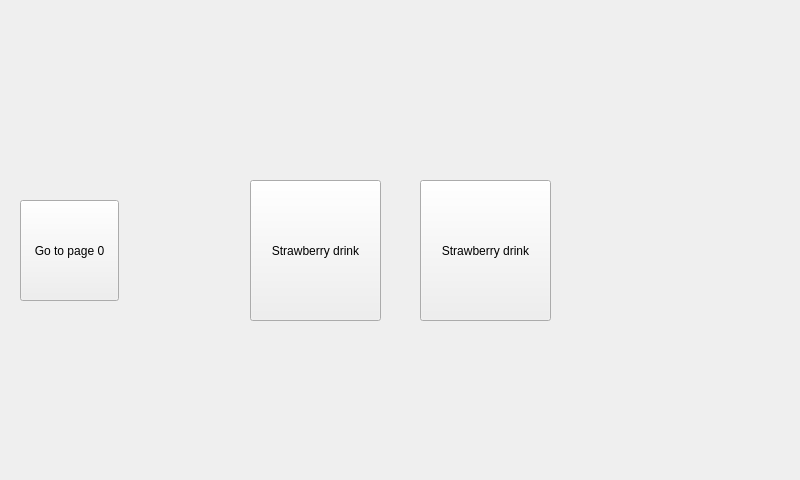
<?xml version="1.0" encoding="UTF-8"?>
<ui version="4.0">
 <class>MainWindow</class>
 <widget class="QMainWindow" name="MainWindow">
  <property name="geometry">
   <rect>
    <x>0</x>
    <y>0</y>
    <width>800</width>
    <height>480</height>
   </rect>
  </property>
  <property name="windowTitle">
   <string>MainWindow</string>
  </property>
  <widget class="QWidget" name="centralwidget">
   <layout class="QGridLayout" name="gridLayout">
    <property name="leftMargin">
     <number>0</number>
    </property>
    <property name="topMargin">
     <number>0</number>
    </property>
    <property name="rightMargin">
     <number>0</number>
    </property>
    <property name="bottomMargin">
     <number>0</number>
    </property>
    <property name="spacing">
     <number>0</number>
    </property>
    <item row="0" column="0">
     <widget class="QStackedWidget" name="stackedWidget">
      <property name="currentIndex">
       <number>2</number>
      </property>
      <widget class="QWidget" name="page_5">
       <property name="minimumSize">
        <size>
         <width>782</width>
         <height>0</height>
        </size>
       </property>
       <widget class="QProgressBar" name="progressBar">
        <property name="geometry">
         <rect>
          <x>10</x>
          <y>0</y>
          <width>956</width>
          <height>25</height>
         </rect>
        </property>
        <property name="value">
         <number>0</number>
        </property>
       </widget>
       <widget class="QTabWidget" name="tabWidget">
        <property name="geometry">
         <rect>
          <x>10</x>
          <y>40</y>
          <width>962</width>
          <height>355</height>
         </rect>
        </property>
        <property name="currentIndex">
         <number>0</number>
        </property>
        <widget class="QWidget" name="tab">
         <attribute name="title">
          <string>Tab 1</string>
         </attribute>
         <layout class="QGridLayout" name="gridLayout_2">
          <item row="3" column="1" colspan="2">
           <widget class="QLabel" name="label_recipeName">
            <property name="font">
             <font>
              <weight>75</weight>
              <bold>true</bold>
             </font>
            </property>
            <property name="text">
             <string>Default</string>
            </property>
           </widget>
          </item>
          <item row="0" column="1">
           <widget class="QLabel" name="label_2">
            <property name="font">
             <font>
              <pointsize>14</pointsize>
              <weight>75</weight>
              <bold>true</bold>
             </font>
            </property>
            <property name="text">
             <string>RECIPE EDITOR</string>
            </property>
            <property name="alignment">
             <set>Qt::AlignCenter</set>
            </property>
           </widget>
          </item>
          <item row="7" column="0" colspan="3">
           <widget class="QScrollArea" name="scrollArea">
            <property name="widgetResizable">
             <bool>true</bool>
            </property>
            <widget class="QWidget" name="scrollAreaWidgetContents">
             <property name="geometry">
              <rect>
               <x>0</x>
               <y>0</y>
               <width>16</width>
               <height>16</height>
              </rect>
             </property>
             <property name="sizePolicy">
              <sizepolicy hsizetype="Maximum" vsizetype="Maximum">
               <horstretch>0</horstretch>
               <verstretch>0</verstretch>
              </sizepolicy>
             </property>
            </widget>
           </widget>
          </item>
          <item row="0" column="2">
           <widget class="QPushButton" name="pushButton_next">
            <property name="text">
             <string>Next Recipe</string>
            </property>
           </widget>
          </item>
          <item row="3" column="0">
           <widget class="QLabel" name="label_3">
            <property name="font">
             <font>
              <pointsize>14</pointsize>
              <weight>75</weight>
              <bold>true</bold>
             </font>
            </property>
            <property name="text">
             <string>RECIPE NAME: </string>
            </property>
            <property name="alignment">
             <set>Qt::AlignCenter</set>
            </property>
           </widget>
          </item>
          <item row="4" column="1">
           <widget class="QSpinBox" name="spinBox">
            <property name="correctionMode">
             <enum>QAbstractSpinBox::CorrectToNearestValue</enum>
            </property>
            <property name="maximum">
             <number>120000</number>
            </property>
           </widget>
          </item>
          <item row="0" column="0">
           <widget class="QPushButton" name="pushButton_prev">
            <property name="text">
             <string>Previuos Recipe</string>
            </property>
           </widget>
          </item>
          <item row="4" column="0">
           <widget class="QLabel" name="label">
            <property name="text">
             <string>Total Time for recipe (millisec):</string>
            </property>
            <property name="alignment">
             <set>Qt::AlignRight|Qt::AlignTrailing|Qt::AlignVCenter</set>
            </property>
           </widget>
          </item>
          <item row="1" column="0" colspan="3">
           <widget class="QPushButton" name="pushButton_create">
            <property name="text">
             <string>Create New Recipe</string>
            </property>
           </widget>
          </item>
         </layout>
        </widget>
        <widget class="QWidget" name="tab_2">
         <attribute name="title">
          <string>Tab 2</string>
         </attribute>
         <layout class="QGridLayout" name="gridLayout_4">
          <item row="0" column="0" colspan="4">
           <widget class="QScrollArea" name="scrollArea_2">
            <property name="widgetResizable">
             <bool>true</bool>
            </property>
            <widget class="QWidget" name="scrollAreaWidgetContents_2">
             <property name="geometry">
              <rect>
               <x>0</x>
               <y>0</y>
               <width>783</width>
               <height>301</height>
              </rect>
             </property>
             <layout class="QGridLayout" name="gridLayout_5">
              <item row="10" column="1">
               <widget class="QLabel" name="label_6">
                <property name="text">
                 <string>Addr</string>
                </property>
               </widget>
              </item>
              <item row="2" column="4">
               <widget class="QLabel" name="label_input">
                <property name="minimumSize">
                 <size>
                  <width>20</width>
                  <height>20</height>
                 </size>
                </property>
                <property name="maximumSize">
                 <size>
                  <width>20</width>
                  <height>20</height>
                 </size>
                </property>
                <property name="frameShape">
                 <enum>QFrame::Box</enum>
                </property>
                <property name="text">
                 <string>Input</string>
                </property>
                <property name="scaledContents">
                 <bool>true</bool>
                </property>
               </widget>
              </item>
              <item row="8" column="0">
               <widget class="QPushButton" name="pushButton_READ_EEPROM_SET">
                <property name="text">
                 <string>Send_READ_EEPROM_SET_ADDR</string>
                </property>
               </widget>
              </item>
              <item row="9" column="1" colspan="6">
               <widget class="QLineEdit" name="lineEdit_eeprom_get_data">
                <property name="enabled">
                 <bool>true</bool>
                </property>
               </widget>
              </item>
              <item row="8" column="2">
               <widget class="QSpinBox" name="spinBox_addr_to_read">
                <property name="maximum">
                 <number>65535</number>
                </property>
                <property name="displayIntegerBase">
                 <number>16</number>
                </property>
               </widget>
              </item>
              <item row="3" column="0">
               <widget class="QLabel" name="label_9">
                <property name="text">
                 <string>Work</string>
                </property>
               </widget>
              </item>
              <item row="4" column="1" colspan="6">
               <widget class="QLineEdit" name="lineEdit_diagnostic"/>
              </item>
              <item row="10" column="0">
               <widget class="QPushButton" name="pushButton_WRITE_EEPROM">
                <property name="text">
                 <string>Send_WRITE_EEPROM</string>
                </property>
               </widget>
              </item>
              <item row="10" column="6">
               <widget class="QSpinBox" name="spinBox_data">
                <property name="maximumSize">
                 <size>
                  <width>110</width>
                  <height>16777215</height>
                 </size>
                </property>
                <property name="maximum">
                 <number>255</number>
                </property>
                <property name="displayIntegerBase">
                 <number>16</number>
                </property>
               </widget>
              </item>
              <item row="2" column="0">
               <widget class="QCheckBox" name="checkBox_output">
                <property name="text">
                 <string>PIN_30_WRITE</string>
                </property>
               </widget>
              </item>
              <item row="5" column="0">
               <widget class="QPushButton" name="pushButton_version">
                <property name="text">
                 <string>Send_VERSION</string>
                </property>
               </widget>
              </item>
              <item row="5" column="1" colspan="6">
               <widget class="QLineEdit" name="lineEdit_version"/>
              </item>
              <item row="8" column="1">
               <widget class="QLabel" name="label_8">
                <property name="text">
                 <string>Addr</string>
                </property>
               </widget>
              </item>
              <item row="10" column="2">
               <widget class="QSpinBox" name="spinBox_addr_to_write">
                <property name="maximum">
                 <number>65535</number>
                </property>
                <property name="displayIntegerBase">
                 <number>16</number>
                </property>
               </widget>
              </item>
              <item row="1" column="0" colspan="7">
               <layout class="QHBoxLayout" name="horizontalLayout_2">
                <item>
                 <widget class="QCheckBox" name="checkBox_LED_0">
                  <property name="text">
                   <string>LED0</string>
                  </property>
                 </widget>
                </item>
                <item>
                 <widget class="QCheckBox" name="checkBox_LED_1">
                  <property name="text">
                   <string>LED1</string>
                  </property>
                 </widget>
                </item>
                <item>
                 <widget class="QCheckBox" name="checkBox_LED_2">
                  <property name="text">
                   <string>LED2</string>
                  </property>
                 </widget>
                </item>
                <item>
                 <widget class="QCheckBox" name="checkBox_LED_3">
                  <property name="text">
                   <string>LED3</string>
                  </property>
                 </widget>
                </item>
                <item>
                 <widget class="QCheckBox" name="checkBox_LED_4">
                  <property name="text">
                   <string>LED4</string>
                  </property>
                 </widget>
                </item>
                <item>
                 <widget class="QCheckBox" name="checkBox_LED_5">
                  <property name="text">
                   <string>LED5</string>
                  </property>
                 </widget>
                </item>
                <item>
                 <widget class="QCheckBox" name="checkBox_LED_6">
                  <property name="text">
                   <string>LED6</string>
                  </property>
                 </widget>
                </item>
                <item>
                 <widget class="QCheckBox" name="checkBox_LED_7">
                  <property name="text">
                   <string>LED7</string>
                  </property>
                 </widget>
                </item>
                <item>
                 <widget class="QCheckBox" name="checkBox_LED_CupWhite">
                  <property name="text">
                   <string>CupWhite</string>
                  </property>
                 </widget>
                </item>
                <item>
                 <widget class="QCheckBox" name="checkBox_LED_CupRed">
                  <property name="text">
                   <string>CupRed</string>
                  </property>
                 </widget>
                </item>
               </layout>
              </item>
              <item row="4" column="0">
               <widget class="QLabel" name="label_5">
                <property name="text">
                 <string>Diagnostic</string>
                </property>
               </widget>
              </item>
              <item row="9" column="0">
               <widget class="QPushButton" name="pushButton_READ_EEPROM_GET">
                <property name="text">
                 <string>Send_READ_EEPROM_GET_DATA</string>
                </property>
               </widget>
              </item>
              <item row="10" column="4">
               <widget class="QLabel" name="label_7">
                <property name="text">
                 <string>Data</string>
                </property>
               </widget>
              </item>
              <item row="2" column="1" colspan="2">
               <widget class="QLabel" name="label_4">
                <property name="text">
                 <string>PIN31_READ</string>
                </property>
               </widget>
              </item>
              <item row="6" column="0">
               <widget class="QPushButton" name="pushButton_send_buzzer">
                <property name="text">
                 <string>Send_BUZZER</string>
                </property>
               </widget>
              </item>
              <item row="6" column="1" colspan="6">
               <widget class="QComboBox" name="comboBox"/>
              </item>
              <item row="3" column="1" colspan="6">
               <widget class="QLineEdit" name="lineEdit_work"/>
              </item>
             </layout>
            </widget>
           </widget>
          </item>
         </layout>
        </widget>
        <widget class="QWidget" name="tab_3">
         <attribute name="title">
          <string>Tab 3</string>
         </attribute>
         <layout class="QGridLayout" name="gridLayout_6">
          <item row="0" column="0">
           <layout class="QGridLayout" name="gridLayout_3">
            <item row="0" column="0">
             <widget class="QTextEdit" name="textEdit"/>
            </item>
           </layout>
          </item>
         </layout>
        </widget>
        <widget class="QWidget" name="tab_4">
         <attribute name="title">
          <string>Tab 4 </string>
         </attribute>
         <layout class="QGridLayout" name="gridLayout_8">
          <item row="1" column="1">
           <widget class="QSpinBox" name="spinBox_timeAutoDebug">
            <property name="maximum">
             <number>10000</number>
            </property>
            <property name="value">
             <number>30</number>
            </property>
           </widget>
          </item>
          <item row="1" column="0">
           <widget class="QLineEdit" name="lineEdit_recipeAutomaticRepetition"/>
          </item>
          <item row="0" column="0">
           <widget class="QLabel" name="label_10">
            <property name="sizePolicy">
             <sizepolicy hsizetype="Preferred" vsizetype="Minimum">
              <horstretch>0</horstretch>
              <verstretch>0</verstretch>
             </sizepolicy>
            </property>
            <property name="text">
             <string>Recipe Name                                                     ----       Time Auto Repetition [secs]</string>
            </property>
           </widget>
          </item>
          <item row="1" column="2">
           <widget class="QCheckBox" name="checkBox_autoDebug">
            <property name="text">
             <string>Enable </string>
            </property>
           </widget>
          </item>
          <item row="2" column="0" colspan="3">
           <widget class="QTextEdit" name="textEdit_debug_error"/>
          </item>
          <item row="0" column="1" colspan="2">
           <widget class="QComboBox" name="comboBox_2"/>
          </item>
         </layout>
        </widget>
       </widget>
       <widget class="QWidget" name="layoutWidget">
        <property name="geometry">
         <rect>
          <x>170</x>
          <y>410</y>
          <width>482</width>
          <height>29</height>
         </rect>
        </property>
        <layout class="QHBoxLayout" name="horizontalLayout">
         <item>
          <widget class="QPushButton" name="pushButton_delete">
           <property name="text">
            <string>Delete Recipe</string>
           </property>
          </widget>
         </item>
         <item>
          <spacer name="horizontalSpacer_2">
           <property name="orientation">
            <enum>Qt::Horizontal</enum>
           </property>
           <property name="sizeHint" stdset="0">
            <size>
             <width>40</width>
             <height>20</height>
            </size>
           </property>
          </spacer>
         </item>
         <item>
          <widget class="QPushButton" name="pushButton_execute">
           <property name="text">
            <string>Execute Current Recipe</string>
           </property>
          </widget>
         </item>
         <item>
          <spacer name="horizontalSpacer">
           <property name="orientation">
            <enum>Qt::Horizontal</enum>
           </property>
           <property name="sizeHint" stdset="0">
            <size>
             <width>40</width>
             <height>20</height>
            </size>
           </property>
          </spacer>
         </item>
         <item>
          <widget class="QPushButton" name="pushButton_save">
           <property name="text">
            <string>Save</string>
           </property>
          </widget>
         </item>
        </layout>
       </widget>
       <widget class="QLabel" name="label_statusBar">
        <property name="geometry">
         <rect>
          <x>110</x>
          <y>450</y>
          <width>571</width>
          <height>17</height>
         </rect>
        </property>
        <property name="text">
         <string>Status:</string>
        </property>
       </widget>
       <widget class="QPushButton" name="pushButtonGoToCustomerPage">
        <property name="geometry">
         <rect>
          <x>20</x>
          <y>400</y>
          <width>99</width>
          <height>51</height>
         </rect>
        </property>
        <property name="text">
         <string>Go to
UI Customer</string>
        </property>
       </widget>
      </widget>
      <widget class="QWidget" name="page_6">
       <widget class="QLabel" name="label_pageCustomer">
        <property name="geometry">
         <rect>
          <x>0</x>
          <y>0</y>
          <width>800</width>
          <height>480</height>
         </rect>
        </property>
        <property name="text">
         <string/>
        </property>
        <property name="pixmap">
         <pixmap resource="resources.qrc">:/new/prefix1/profile</pixmap>
        </property>
        <property name="scaledContents">
         <bool>false</bool>
        </property>
        <property name="alignment">
         <set>Qt::AlignCenter</set>
        </property>
       </widget>
       <widget class="QPushButton" name="pushButtongottopageeng">
        <property name="geometry">
         <rect>
          <x>10</x>
          <y>440</y>
          <width>111</width>
          <height>41</height>
         </rect>
        </property>
        <property name="focusPolicy">
         <enum>Qt::NoFocus</enum>
        </property>
        <property name="text">
         <string>Go to eng page</string>
        </property>
       </widget>
       <widget class="QPushButton" name="pushButton_user1">
        <property name="geometry">
         <rect>
          <x>110</x>
          <y>170</y>
          <width>181</width>
          <height>181</height>
         </rect>
        </property>
        <property name="focusPolicy">
         <enum>Qt::NoFocus</enum>
        </property>
        <property name="autoFillBackground">
         <bool>false</bool>
        </property>
        <property name="text">
         <string>PushButton</string>
        </property>
       </widget>
       <widget class="QPushButton" name="pushButton_user2">
        <property name="geometry">
         <rect>
          <x>320</x>
          <y>170</y>
          <width>181</width>
          <height>181</height>
         </rect>
        </property>
        <property name="focusPolicy">
         <enum>Qt::NoFocus</enum>
        </property>
        <property name="text">
         <string>PushButton</string>
        </property>
       </widget>
       <widget class="QPushButton" name="pushButton_user3">
        <property name="geometry">
         <rect>
          <x>530</x>
          <y>170</y>
          <width>181</width>
          <height>181</height>
         </rect>
        </property>
        <property name="focusPolicy">
         <enum>Qt::NoFocus</enum>
        </property>
        <property name="text">
         <string>PushButton</string>
        </property>
       </widget>
      </widget>
      <widget class="QWidget" name="page">
       <widget class="QLabel" name="label_pageDrink">
        <property name="geometry">
         <rect>
          <x>0</x>
          <y>0</y>
          <width>800</width>
          <height>480</height>
         </rect>
        </property>
        <property name="text">
         <string/>
        </property>
        <property name="pixmap">
         <pixmap resource="resources.qrc">:/new/prefix1/makedrink</pixmap>
        </property>
        <property name="scaledContents">
         <bool>false</bool>
        </property>
        <property name="alignment">
         <set>Qt::AlignCenter</set>
        </property>
       </widget>
       <widget class="QPushButton" name="pushButtongottopage0">
        <property name="geometry">
         <rect>
          <x>20</x>
          <y>200</y>
          <width>99</width>
          <height>101</height>
         </rect>
        </property>
        <property name="focusPolicy">
         <enum>Qt::NoFocus</enum>
        </property>
        <property name="text">
         <string>Go to page 0</string>
        </property>
       </widget>
       <widget class="QPushButton" name="pushButtonMakeStrawberryDrink">
        <property name="geometry">
         <rect>
          <x>250</x>
          <y>180</y>
          <width>131</width>
          <height>141</height>
         </rect>
        </property>
        <property name="focusPolicy">
         <enum>Qt::NoFocus</enum>
        </property>
        <property name="text">
         <string>Strawberry drink</string>
        </property>
       </widget>
       <widget class="QPushButton" name="pushButtonMakeBananaDrink">
        <property name="geometry">
         <rect>
          <x>420</x>
          <y>180</y>
          <width>131</width>
          <height>141</height>
         </rect>
        </property>
        <property name="focusPolicy">
         <enum>Qt::NoFocus</enum>
        </property>
        <property name="text">
         <string>Strawberry drink</string>
        </property>
       </widget>
      </widget>
     </widget>
    </item>
   </layout>
  </widget>
 </widget>
 <resources>
  <include location="resources.qrc"/>
 </resources>
 <connections/>
</ui>
